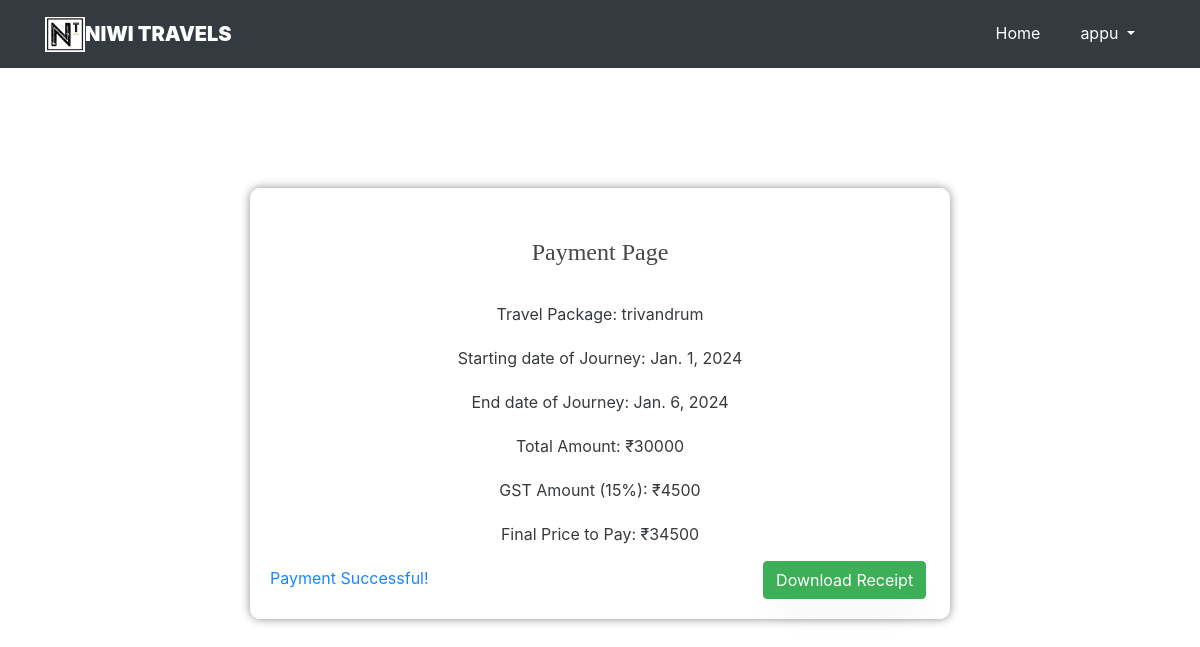
The app's page /payment/51/ (signed in) with its own data.
### Niwi_Travels/models.py (models this page shows, shortened)
class User(AbstractUser):
    is_traveller = models.BooleanField(default=True)
    is_driver = models.BooleanField(default=False)

class TravelPackage(models.Model):
    STATUS_CHOICES = (
        ('Running', 'Running'),
        ('Paused', 'Paused'),
    )
    ACCOMMODATION_CHOICES = (
        ('Included', 'Included'),
        ('Excluded', 'Excluded'),
    )
    FEED_CHOICES = (
        ('Save', 'Save'),
        ('Post', 'Post'),
    )
    package_name = models.CharField(max_length=100)
    description = models.TextField()
    destination = models.CharField(max_length=100)
    duration = models.PositiveIntegerField()
    price = models.DecimalField(max_digits=10, decimal_places=2)
    start_date = models.DateField()
    end_date = models.DateField()
    accommodation = models.CharField(max_length=100, choices=ACCOMMODATION_CHOICES,default='Included')
    transportation = models.CharField(max_length=100)
    activities = models.TextField()
    inclusions = models.TextField()
    exclusions = models.TextField()
    images = models.ImageField(upload_to='package_images/')
    availability = models.PositiveIntegerField()
    booking_deadline = models.DateField()
    category = models.CharField(max_length=50)
    tags = models.CharField(max_length=100)
    cancellation_policy = models.TextField()
    status = models.CharField(max_length=10, choices=STATUS_CHOICES, default='Pending')
    feed = models.CharField(max_length=10, choices=FEED_CHOICES, default='Save')

### Niwi_Travels/views.py (the view)
# urls.py: path('payment/<int:booking_id>/', views.payment, name='payment'),
@never_cache
@login_required(login_url='log')
def payment(request, booking_id):
    booking = get_object_or_404(Booking, pk=booking_id)
    payment = Payment.objects.filter(booking=booking).first()
    travel_package = booking.package
    total_amount = travel_package.price * booking.passenger_limit
    gst_rate = Decimal('0.15')  # 15% GST rate
    gst_amount = total_amount * gst_rate
    final_price = total_amount + gst_amount
    return render(request, 'payment.html', {'booking': booking, 'travel_package': travel_package, 'total_amount': total_amount, 'gst_amount': gst_amount, 'final_price': final_price, 'payment': payment})

### templates/payment.html (shortened to what this page needs)
{% load static %}
<!DOCTYPE html>
<html>
<head>
    <link rel="stylesheet" href="{% static 'Niwi_Travels/css/style.css' %}">
    <link rel="stylesheet" href="https://maxcdn.bootstrapcdn.com/bootstrap/4.5.2/css/bootstrap.min.css">
    <link rel="stylesheet" href="https://stackpath.bootstrapcdn.com/bootstrap/4.5.2/css/bootstrap.min.css">
    <link rel="stylesheet" href="https://maxcdn.bootstrapcdn.com/font-awesome/4.7.0/css/font-awesome.min.css">
</head>
<body data-spy="scroll" data-target=".site-navbar-target" data-offset="300">
    <nav class="navbar navbar-expand-lg navbar-dark ftco_navbar bg-dark ftco-navbar-light site-navbar-target" id="ftco-navbar">
        <div class="container">
            <img src="{% static 'Niwi_Travels/images/niwilogo.jpg' %}" alt="Logo" width="40px" height="35px"> <a class="navbar-brand" href="#">NIWI TRAVELS</a>
          <div class="collapse navbar-collapse" id="ftco-nav">
            <ul class="navbar-nav nav ml-auto">
              <li class="nav-item"><a href="/thome" class="nav-link"><span style="color: #fff;">Home</span></a></li>
              <li class="nav-item dropdown">
                <a href="#" class="nav-link dropdown-toggle" data-toggle="dropdown" style="color: #fff;">
                    {{ user.username }}
                </a>
            </li>
            </ul>
          </div>
        </div>
      </nav>
      <div class="booking-form-box">
        <h1>Payment Page</h1>
        <p style="text-align: center;">Travel Package: {{ travel_package.package_name }}</p>
        <p style="text-align: center;">Starting date of Journey: {{ travel_package.start_date }}</p>
        <p style="text-align: center;">End date of Journey: {{ travel_package.end_date }}</p>
        <p style="text-align: center;">Total Amount: ₹{{ total_amount|floatformat:0 }}</p>
        <p style="text-align: center;">GST Amount (15%): ₹{{ gst_amount|floatformat:0 }}</p>
        <p style="text-align: center;">Final Price to Pay: ₹{{ final_price|floatformat:0 }}</p>
    {% if payment.is_paid %}
    <a href="/thome" class="update_booking_status">Payment Successful!</a>
    <a href="{% url 'download_receipt' booking.id %}" class="btn btn-success" style="margin-left: 330px;">Download Receipt</a>
    {% else %}
    <form action="{% url 'pay' booking.id %}" method="post">
        {% csrf_token %}
        <input type="hidden" name="booking_id" value="{{ booking.id }}">
        <button id="rzp-button1">Pay</button>
        {% endif %}
</div>
</body>
</html>

### templates/payment.html (style rules this page uses)
h1 { font-size: 24px; text-align: center; margin: 20px 0; color: #333; }
h1 { margin: 20px; padding: 10px; text-align: center; }
p { margin: 10px; padding: 5px; }
.booking-form-box { background-color: rgba(255, 255, 255, 0.8); border-radius: 10px; box-shadow: 0px 0px 10px 0px rgba(0, 0, 0, 0.5); padding: 20px; opacity: 0.9; text-align: left; max-width: 700px; margin: 0 auto; margin-top: 10%; / }

### records on screen
User: username "appu"
TravelPackage: package_name "trivandrum", start_date "Jan. 1, 2024", end_date "Jan. 6, 2024"

### other values on screen
{{ total_amount|floatformat:0 }} "30000"
{{ gst_amount|floatformat:0 }} "4500"
{{ final_price|floatformat:0 }} "34500"
